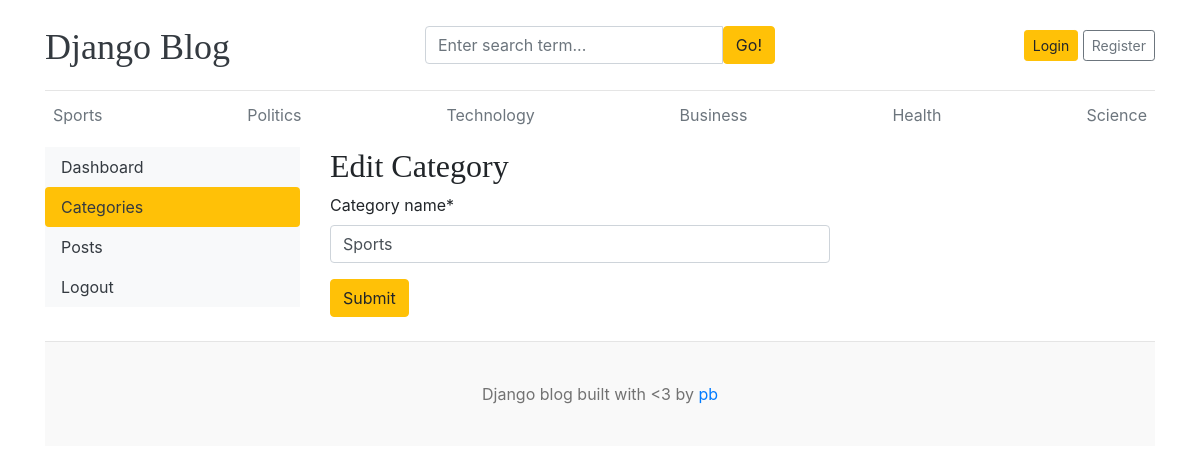
The app's page /dashboard/categories/edit/1/, older data.
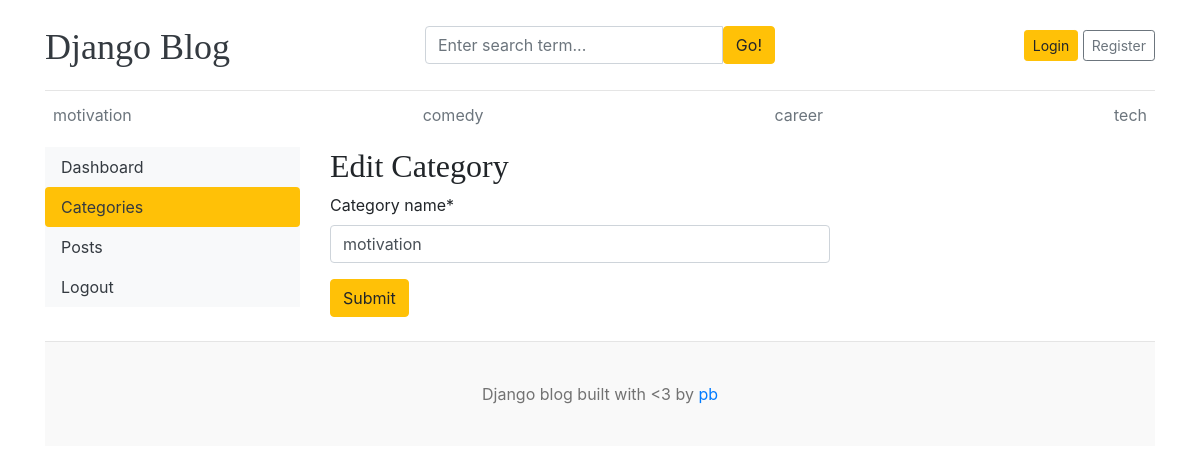
The same page, newer data.
### blogs/models.py (models this page shows, shortened)
class Category(models.Model):
    category_name = models.CharField(max_length=50, unique=True)
    created_at = models.DateTimeField(auto_now_add=True)
    updated_at = models.DateTimeField(auto_now=True)
    class Meta:
        verbose_name_plural = 'categories'

### dashboards/views.py (the view)
# urls.py: path('categories/edit/<int:pk>/', views.edit_category, name='edit_category'),
def edit_category(request, pk):
    category = get_object_or_404(Category, pk=pk)
    if request.method == 'POST':
        form = CategoryForm(request.POST, instance=category)
        if form.is_valid():
            form.save()
            return redirect('categories')
    form = CategoryForm(instance=category)
    context = {
        'form': form,
        'category': category,
    }
    return render(request, 'dashboard/edit_category.html', context)

### dashboards/forms.py
class CategoryForm(forms.ModelForm):
    class Meta:
        model = Category
        fields = '__all__'

### blogs/context_processors.py (called while the page is built)
def get_categories(request):
    categories = Category.objects.all()
    return dict(categories=categories)

### templates/dashboard/edit_category.html (shortened to what this page needs)
{% extends 'base.html' %}
{% block content %}
{% load crispy_forms_tags %}
<div class="row">
    {% include 'dashboard/sidebar.html' %}
    <div class="col-md-9">
        <h2>Edit Category</h2>
        <form action="{% url 'edit_category' category.id %}" method="POST" style="width:500px;">
            {{ form | crispy }}
            <button type="submit" class="btn btn-warning">Submit</button>
        </form>
        <br>
    </div>
</div>
{% endblock %}

### templates/base.html (shortened to what this page needs)
{% load static %}
<!DOCTYPE html>
<html lang="en">
<head>
    <link href="https://getbootstrap.com/docs/4.0/dist/css/bootstrap.min.css" rel="stylesheet">
    <link href="{% static 'css/blog.css' %}" rel="stylesheet">
    <link rel="stylesheet" href="https://cdnjs.cloudflare.com/ajax/libs/font-awesome/4.7.0/css/font-awesome.min.css">
  </head>
<body>
    <div class="container">
      <header class="blog-header py-3">
        <div class="row flex-nowrap justify-content-between align-items-center">
          <div class="col-4 pt-1">
            <a class="blog-header-logo text-dark" href="/">Django Blog</a>
          </div>
          <div class="col-4">
            <form action="{% url 'search' %}" method="GET">
              <div class="input-group">
                <input class="form-control" type="text" name="keyword" value="{{ keyword }}" placeholder="Enter search term..." aria-label="Enter search term..." aria-describedby="button-search" />
                <button type="submit" class="btn btn-warning" id="button-search" type="button">Go!</button>
            </div>
            </form>
          </div>
          <div class="col-4 d-flex justify-content-end align-items-center">
            {% if not user.is_authenticated %}
            <a class="btn btn-sm btn-warning" href="{% url 'login' %}">Login</a> &nbsp;
            <a class="btn btn-sm btn-outline-secondary" href="{% url 'register' %}">Register</a>
            {% else %}
            <span><a href="{% url 'dashboard' %}">Dashboard</a></span>
            &emsp;
            <span><a href="{% url 'logout' %}">Logout</a></span>
            {% endif %}
          </div>
        </div>
      </header>
      <div class="nav-scroller py-1 mb-2">
        <nav class="nav d-flex justify-content-between">
          {% for cat in categories %}
          <a class="p-2 text-muted" href="{% url 'posts_by_category' cat.id %}">{{ cat.category_name }}</a>
          {% endfor %}
        </nav>
      </div>
{% block content %}
{% endblock %}
<footer class="blog-footer">
    <p>Django blog built with <3 by <a href="#">pb</a></p>
  </footer>
  </body>
  </html>

Row changes from the older to the newer data that the page shows:
removed Category: category_name "Sports"
removed Category: category_name "Politics"
removed Category: category_name "Technology"
removed Category: category_name "Business"
removed Category: category_name "Health"
removed Category: category_name "Science"
added Category: category_name "motivation"
added Category: category_name "comedy"
added Category: category_name "career"
added Category: category_name "tech"
